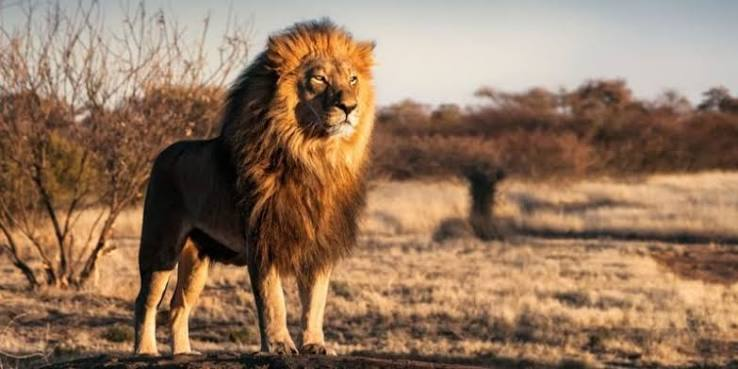
#> input picture imagenes/lineas_esquinas.jpg, 738 x 369 px, found by its file name
$ python p10-lineas-esquinas-0007.py
#> lines starting #> are read from the running program, lines starting #| are printed output that depends on the picture; after the words box and inside, x2 and y2 are one past the last pixel; in counts of white or black regions, pixels touching at a corner belong together
# Alexandro Aguilar NC = 0007
# EJEMPLO 2 Detección de esquinas con Harris + experimentar

import cv2
import numpy as np

# Cargar imagen
imagen = cv2.imread("imagenes/lineas_esquinas.jpg")
#> imagen is the input picture: shape (369, 738, 3); mean B, G, R 94.6, 118.8, 148.3

# Verificar que la imagen exista
if imagen is None:
    print("Error: no se pudo cargar la imagen.")
    exit()

# Convertir a escala de grises
gris = cv2.cvtColor(imagen, cv2.COLOR_BGR2GRAY)
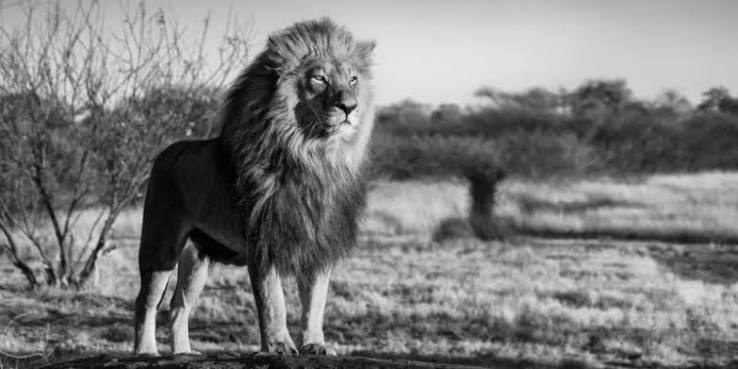
#> gris: shape (369, 738); min 0, max 244, mean 124.9

# Convertir a tipo float32
gris_float = np.float32(gris)

# Detectar esquinas mediante Harris
esquinas = cv2.cornerHarris(
    gris_float,
    2,
    3,
    0.04
)
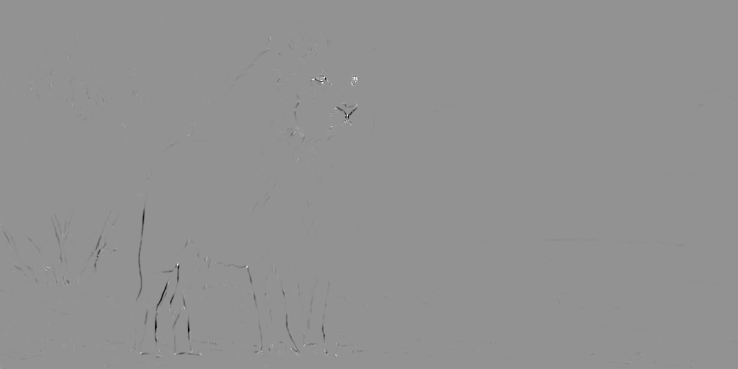
#> esquinas: shape (369, 738) float32; min -16723086, max 12366777, mean -25030.3; drawn with min black and max white

# Dilatar para hacer visibles las esquinas
esquinas = cv2.dilate(
    esquinas,
    None
)
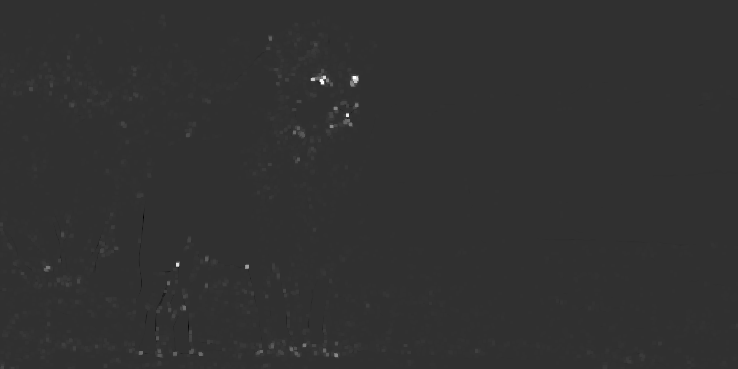
#> esquinas: shape (369, 738) float32; min -2914386.5, max 12366777, mean 35788; drawn with min black and max white

# Crear copia
resultado = imagen.copy()

# Umbral para identificar esquinas
umbral = 0.01 * esquinas.max()
#> umbral = 123667.8

# Marcar esquinas
resultado[esquinas > umbral] = [0, 0, 255]
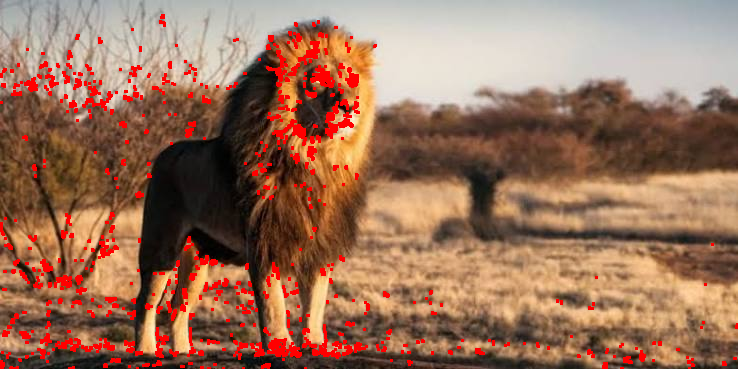
#> resultado: shape (369, 738, 3); 5.25% of pixels changed, all inside (x1, y1, x2, y2) = (0, 14, 738, 369)

# Mostrar resultados
cv2.imshow(
    "Imagen original 0007",
    imagen
)

cv2.imshow(
    "Esquinas detectadas 0007",
    resultado
)

# Guardar resultado
cv2.imwrite(
    "resultados/ejemplo3_esquinas.jpg",
    resultado
)

# Contar esquinas aproximadas
cantidad_esquinas = np.sum(
    esquinas > umbral
)
#> cantidad_esquinas = 14295

print("Deteccion de esquinas terminada.")
print("Cantidad aproximada de puntos detectados:",
      cantidad_esquinas)
#| Cantidad aproximada de puntos detectados: 14295

print("Resultado guardado en:")
print("resultados/ejemplo3_esquinas.jpg")

# Esperar una tecla
cv2.waitKey(0)

# Cerrar ventanas
cv2.destroyAllWindows()

print("Programa realizado por Alexandro Aguilar NC = 0007")
